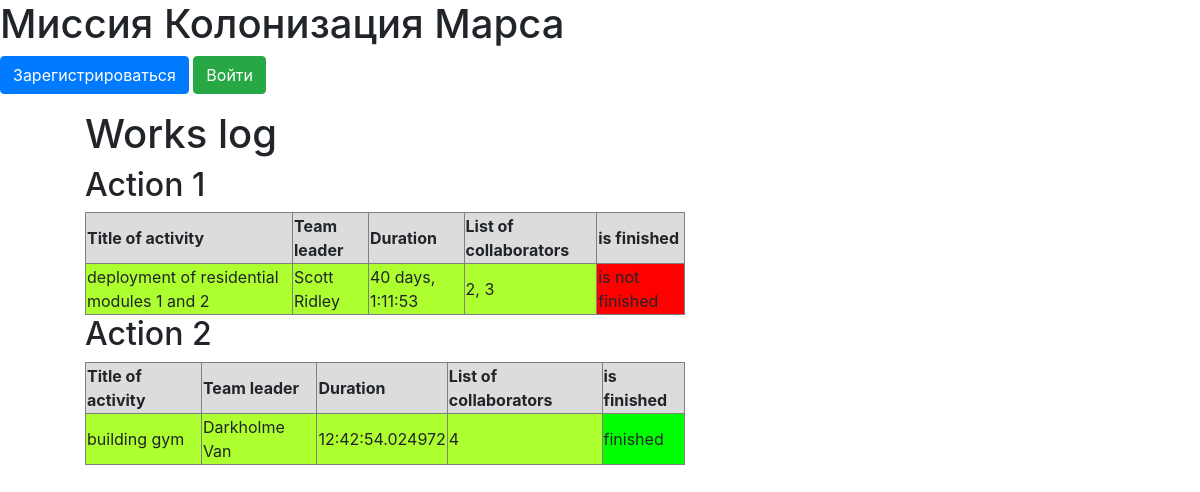
Before: / with the older database file.
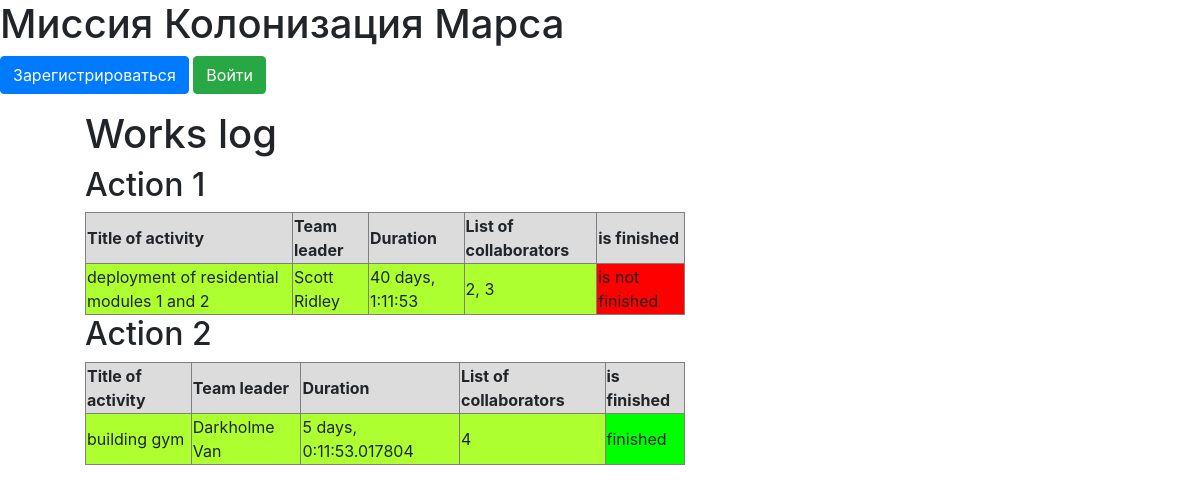
After: the same page with the newer database file.
### data/jobs.py (models this page shows)
class Jobs(SqlAlchemyBase):
    __tablename__ = 'jobs'
    id = sqlalchemy.Column(sqlalchemy.Integer,
                           primary_key=True, autoincrement=True)
    job = sqlalchemy.Column(sqlalchemy.String, nullable=True)
    work_size = sqlalchemy.Column(sqlalchemy.Integer)
    collaborators = sqlalchemy.Column(sqlalchemy.String)
    start_date = sqlalchemy.Column(sqlalchemy.DateTime)
    end_date = sqlalchemy.Column(sqlalchemy.DateTime)
    is_finished = sqlalchemy.Column(sqlalchemy.Boolean)
    team_leader = sqlalchemy.Column(sqlalchemy.Integer,
                                    sqlalchemy.ForeignKey("users.id"))
    user = orm.relation('User')

### main.py (the view)
@app.route("/")
def index():
    db_sess = db_session.create_session()
    param = {"jobs": []}
    for el in db_sess.query(Jobs).all():
        job = {"id": el.id, "job": el.job,
               "team_leader": db_sess.query(User).filter(
                   User.id == el.team_leader).first().surname + ' ' + db_sess.query(User).filter(
                   User.id == el.team_leader).first().name,
               "collaborators": el.collaborators, "finished": el.is_finished}
        if el.is_finished:
            job["duration"] = el.end_date - el.start_date
        else:
            job["duration"] = datetime.datetime.now() - el.start_date
        param["jobs"].append(job)
    return render_template("action.html", **param)

### data/db_session.py (called while the page is built)
def create_session() -> Session:
    global __factory
    return __factory()

### templates/action.html
{% extends "base.html" %}
{% block content %}
<ul>
    <h1>Works log</h1>
    {% for action in jobs %}
    <h2>Action {{ action["id"] }}</h2>
    <table>
        <tr>
            <th style="background-color:Gainsboro">Title of activity</th>
            <th style="background-color:Gainsboro">Team leader</th>
            <th style="background-color:Gainsboro">Duration</th>
            <th style="background-color:Gainsboro">List of collaborators</th>
            <th style="background-color:Gainsboro">is finished</th>
        </tr>
        <tr>
            <td style="background-color:GreenYellow">{{ action["job"] }}</td>
            <td style="background-color:GreenYellow">{{ action["team_leader"] }}</td>
            <td style="background-color:GreenYellow">{{ action["duration"] }}</td>
            <td style="background-color:GreenYellow">{{ action["collaborators"] }}</td>
            {% if action["finished"] == True %}
            <td style="background-color:Lime">finished</td>
            {% else %}
            <td style="background-color:Red">is not finished</td>
            {% endif %}
        </tr>
    </table>
    {% endfor %}
</ul>
{% endblock %}

### templates/base.html (shortened to what this page needs)
<!DOCTYPE html>
<html lang="en">
<head>
    <link rel="stylesheet"
          href="https://stackpath.bootstrapcdn.com/bootstrap/4.4.1/css/bootstrap.min.css"
>
    <link rel="stylesheet" type="text/css"
          href="{{ url_for('static', filename='css/style.css') }}"/>
</head>
<body>
<h1>Миссия Колонизация Марса</h1>
<nav>
    {% if current_user.is_authenticated %}
    <a class="navbar-brand" href="/logout">{{ current_user.name }}</a>
    {% else %}
    <p>
        <a class="btn btn-primary " href="/register">Зарегистрироваться</a>
        <a class="btn btn-success" href="/login">Войти</a>
    </p>
    {% endif %}
</nav>
<main role="main" class="container">
    {% block content %}{% endblock %}
</main>
</body>
</html>

### static/css/style.css (style rules this page uses)
table { border: 1px solid grey; }
th { border: 1px solid grey; }
td { border: 1px solid grey; }
table { width: 100%; }
table { width: 600px; }

Changed rows visible on the page:
changed Jobs "building gym": duration "12:42:54.024972" → "5 days, 0:11:53.017804"
